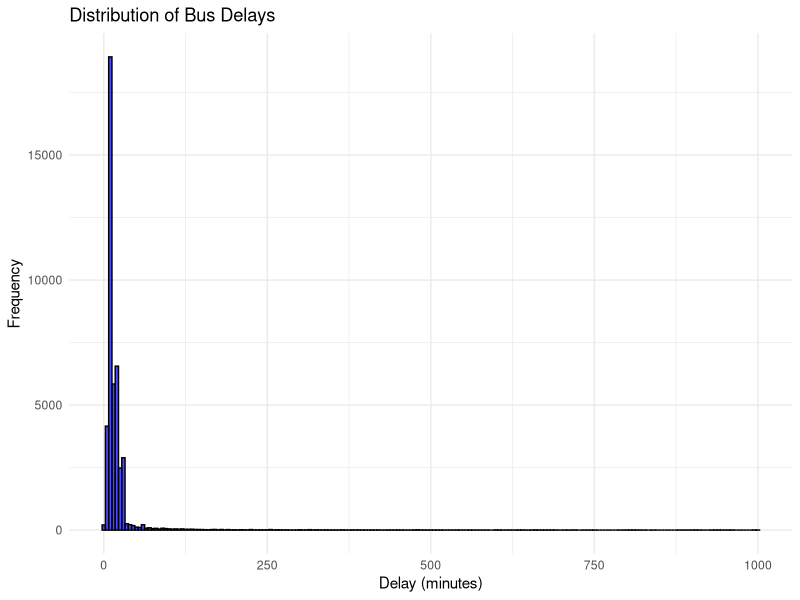
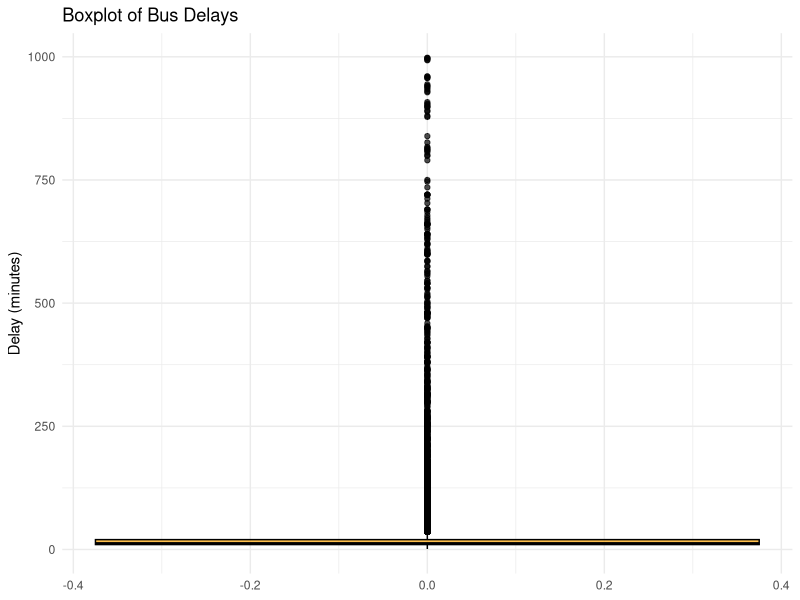
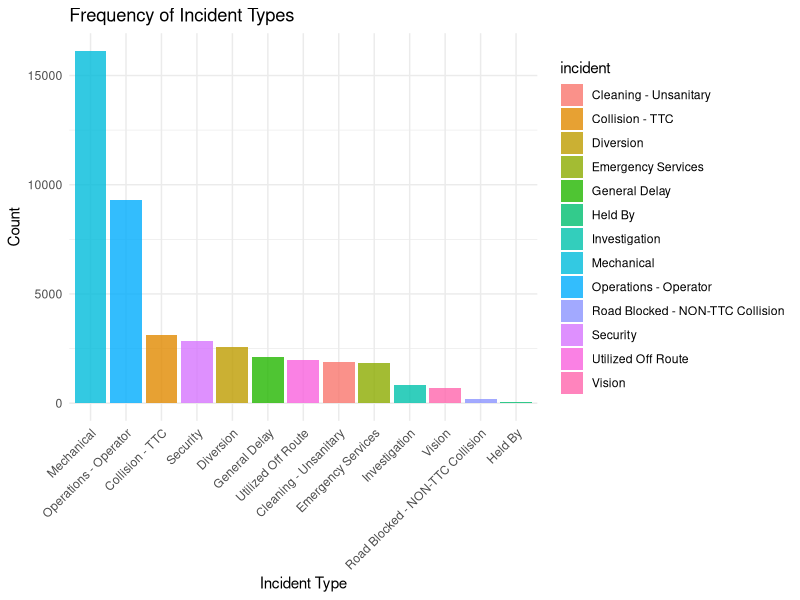
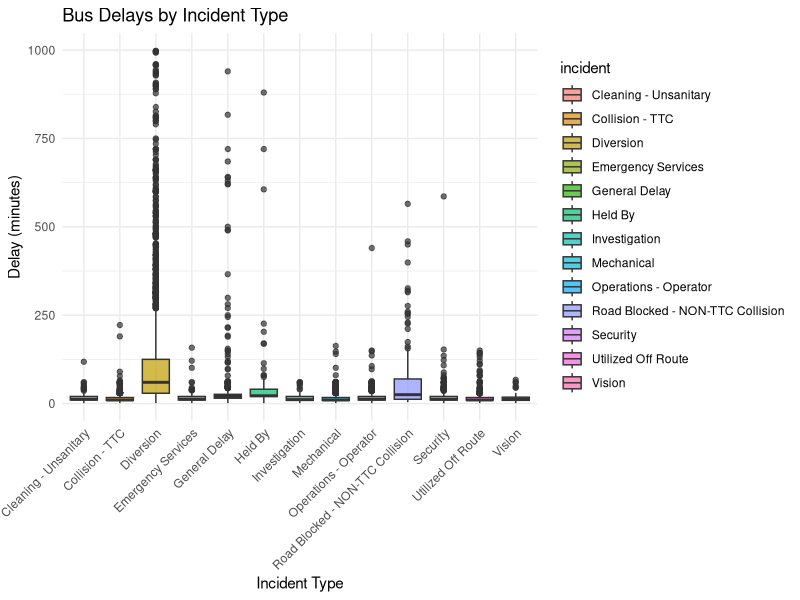
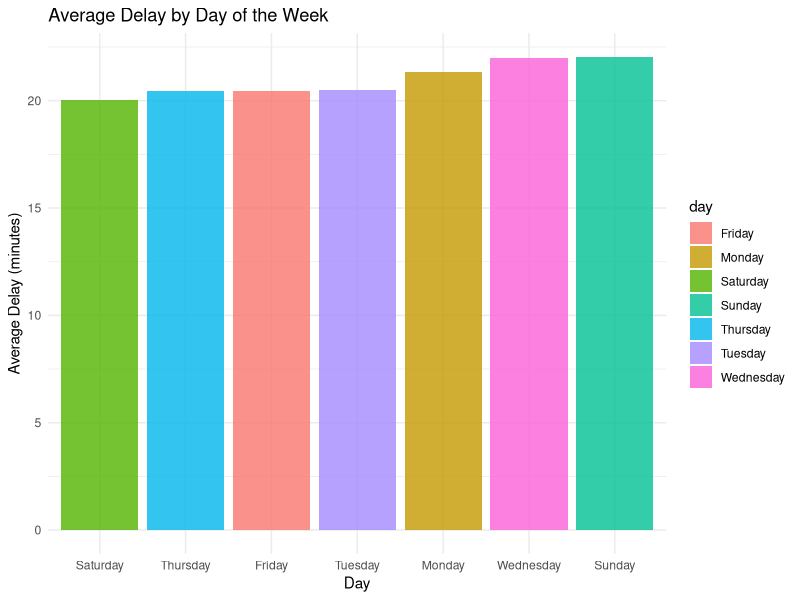
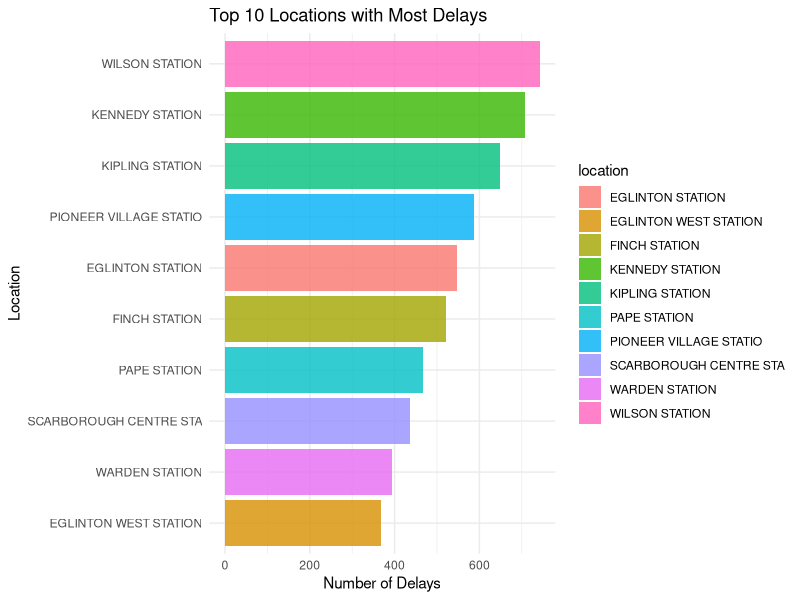
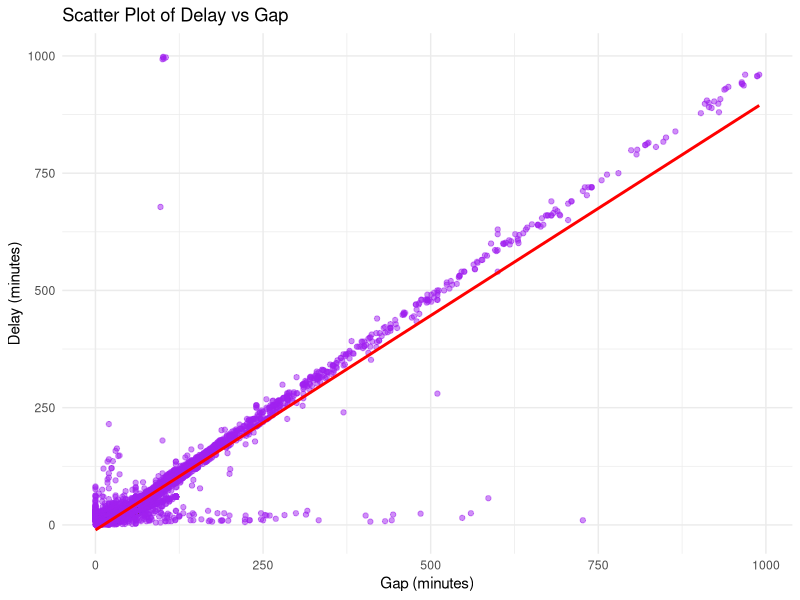
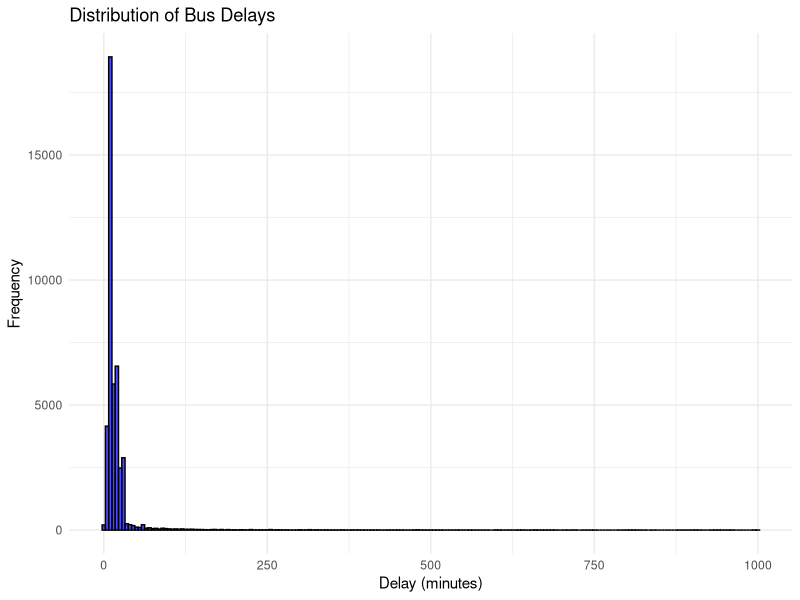

Here is the R script that generated these plots, in order: (Note: this script raises an error after producing the figures.)
#### Preamble ####
# Purpose: Models... [...UPDATE THIS...]
# Author: Rohan Alexander [...UPDATE THIS...]
# Date: 11 February 2023 [...UPDATE THIS...]
# Contact: rohan.alexander@utoronto.ca [...UPDATE THIS...]
# License: MIT
# Pre-requisites: [...UPDATE THIS...]
# Any other information needed? [...UPDATE THIS...]


#### Workspace setup ####
library(tidyverse)
library(lubridate)
library(ggplot2)

# Load the dataset
bus_delay_data <- read.csv("data/02-analysis_data/bus_delay_clean_data_2023.csv")  

#### Data Overview ####
# Quick overview of the data
glimpse(bus_delay_data)

# Summary statistics for numeric variables
summary(bus_delay_data)

# Check for missing values
missing_values <- colSums(is.na(bus_delay_data))
print("Missing values per column:")
print(missing_values)

# Inspect unique values in categorical columns
print("Unique values in 'day':")
print(unique(bus_delay_data$day))

print("Unique values in 'incident':")
print(unique(bus_delay_data$incident))

#### Analyze Delays ####
# Distribution of delays
ggplot(bus_delay_data, aes(x = min_delay)) +
  geom_histogram(binwidth = 5, fill = "blue", color = "black", alpha = 0.7) +
  labs(title = "Distribution of Bus Delays", x = "Delay (minutes)", y = "Frequency") +
  theme_minimal()

# Save histogram
ggsave("other/Graphs/delay_distribution.png", width = 8, height = 6)

# Boxplot to identify outliers
ggplot(bus_delay_data, aes(y = min_delay)) +
  geom_boxplot(fill = "orange", color = "black", alpha = 0.7) +
  labs(title = "Boxplot of Bus Delays", y = "Delay (minutes)") +
  theme_minimal()

# Delay summary statistics
delay_summary <- bus_delay_data %>% 
  summarise(
    mean_delay = mean(min_delay, na.rm = TRUE),
    median_delay = median(min_delay, na.rm = TRUE),
    max_delay = max(min_delay, na.rm = TRUE),
    min_delay = min(min_delay, na.rm = TRUE)
  )
print("Summary statistics for delays:")
print(delay_summary)

#### Analyze Incident Types ####
# Frequency of incidents
incident_count <- bus_delay_data %>%
  count(incident) %>%
  arrange(desc(n))
print("Incident count:")
print(incident_count)

# Bar plot of incident types
bus_delay_data %>%
  count(incident) %>%
  ggplot(aes(x = reorder(incident, -n), y = n, fill = incident)) +
  geom_bar(stat = "identity", alpha = 0.8) +
  labs(title = "Frequency of Incident Types", x = "Incident Type", y = "Count") +
  theme_minimal() +
  theme(axis.text.x = element_text(angle = 45, hjust = 1))

# Boxplot of delays by incident type
ggplot(bus_delay_data, aes(x = incident, y = min_delay, fill = incident)) +
  geom_boxplot(alpha = 0.7) +
  labs(title = "Bus Delays by Incident Type", x = "Incident Type", y = "Delay (minutes)") +
  theme_minimal() +
  theme(axis.text.x = element_text(angle = 45, hjust = 1))

#### Temporal Analysis ####
# Average delay by day of the week
bus_delay_data %>%
  group_by(day) %>%
  summarise(avg_delay = mean(min_delay, na.rm = TRUE)) %>%
  ggplot(aes(x = reorder(day, avg_delay), y = avg_delay, fill = day)) +
  geom_bar(stat = "identity", alpha = 0.8) +
  labs(title = "Average Delay by Day of the Week", x = "Day", y = "Average Delay (minutes)") +
  theme_minimal()

#### Spatial Analysis ####
# Top 10 locations with most delays
bus_delay_data %>%
  count(location, sort = TRUE) %>%
  top_n(10) %>%
  ggplot(aes(x = reorder(location, n), y = n, fill = location)) +
  geom_bar(stat = "identity", alpha = 0.8) +
  labs(title = "Top 10 Locations with Most Delays", x = "Location", y = "Number of Delays") +
  coord_flip() +
  theme_minimal()

#### Correlation Analysis ####
# Scatter plot of delay vs gap
ggplot(bus_delay_data, aes(x = min_gap, y = min_delay)) +
  geom_point(alpha = 0.5, color = "purple") +
  geom_smooth(method = "lm", color = "red") +
  labs(title = "Scatter Plot of Delay vs Gap", x = "Gap (minutes)", y = "Delay (minutes)") +
  theme_minimal()

# Correlation between delay and gap
correlation <- cor(bus_delay_data$min_delay, bus_delay_data$min_gap, use = "complete.obs")
print(paste("Correlation between delay and gap:", round(correlation, 2)))

#### Save Outputs ####
# Save delay summary statistics to a CSV
write.csv(delay_summary, "other/analyzed_files/delay_summary.csv", row.names = FALSE)

# Save incident count to a CSV
write.csv(incident_count, "other/analyzed_files/incident_count.csv", row.names = FALSE)

